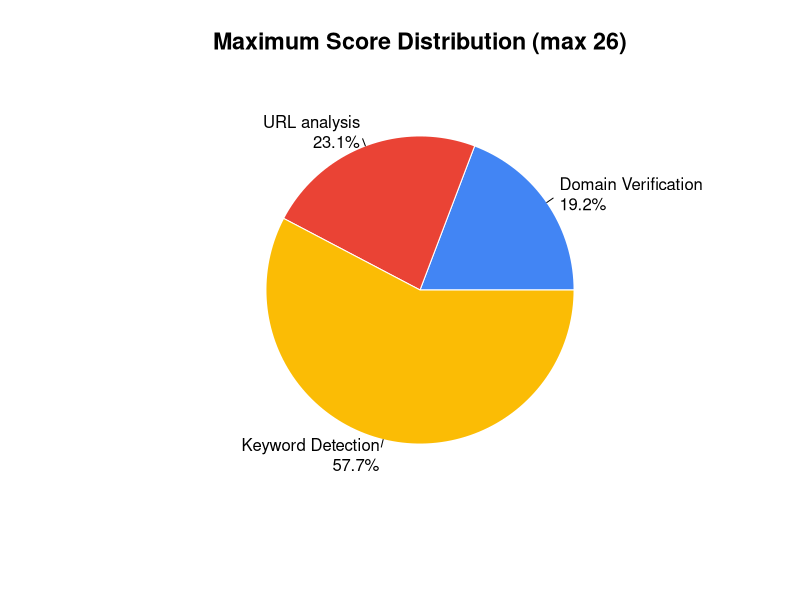

The R script that drew this image:
## ---- chunk 1
#| echo: false
labels <- c("Domain Verification", "URL analysis", "Keyword Detection")
values <- c(5, 6, 15)
percentages <- round(values / sum(values) * 100, 1)
label_text <- paste0(labels, "\n", percentages, "%")
colors <- c("#4285F4", "#EA4335", "#FBBC05")
pie(
  values,
  labels = label_text,
  col = colors,
  border = "white",
  main = "Maximum Score Distribution (max 26)",
  cex.main = 1.4,
  cex = 1
)
